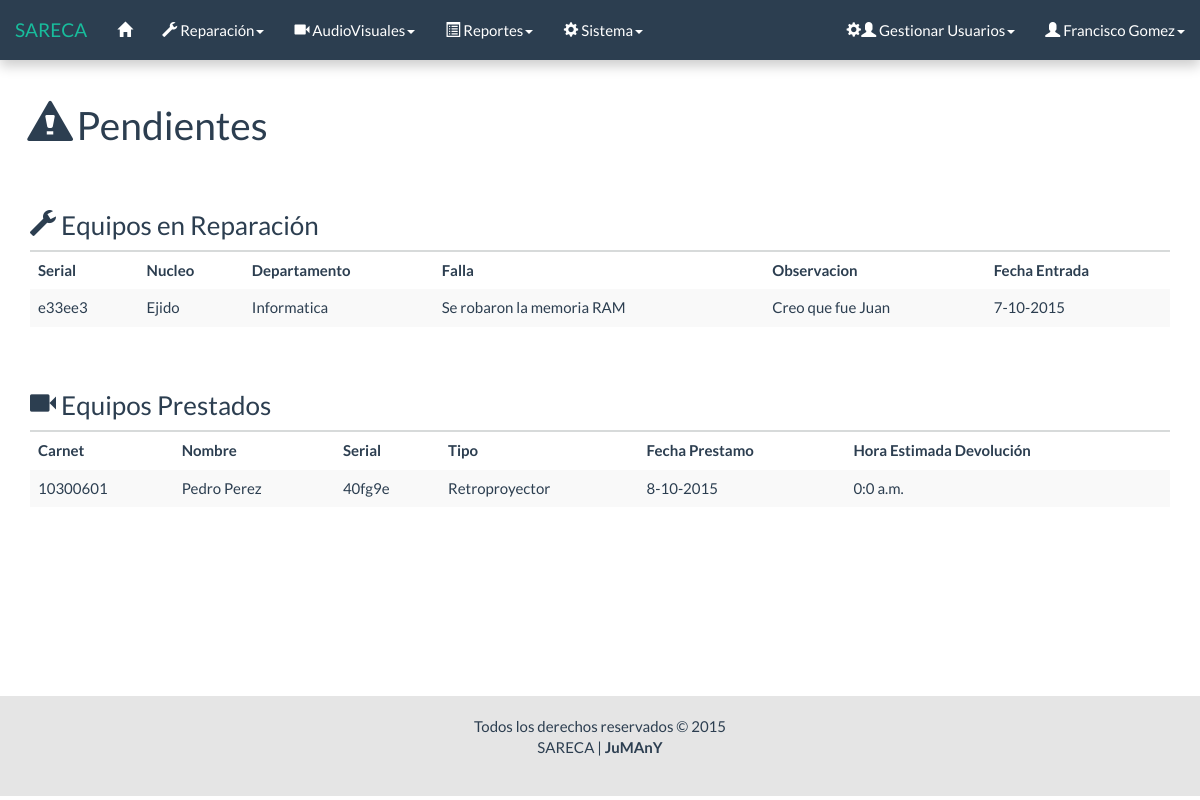
/html/inicio.php (signed in), run on the app's committed database.
### tables this page shows
CREATE TABLE `reparacion` (
  `Id` int(11) NOT NULL AUTO_INCREMENT,
  `Serial_equipo` varchar(11) NOT NULL,
  `Nucleo` varchar(50) NOT NULL,
  `Departamento` varchar(50) NOT NULL,
  `falla` varchar(50) NOT NULL,
  `Estado` int(1) NOT NULL,
  `observacion` varchar(50) NOT NULL,
  `Fecha_entrada` date NOT NULL,
  `resultado` int(1) NOT NULL,
  `observacion_reaparacion` varchar(200) NOT NULL,
  `Fecha_salida` date NOT NULL,
  `responsable` varchar(50) NOT NULL,
  PRIMARY KEY (`Id`),
  KEY `Serial_equipo` (`Serial_equipo`),
  KEY `responsable` (`responsable`),
  CONSTRAINT `reparacion_ibfk_1` FOREIGN KEY (`responsable`) REFERENCES `usuario` (`Id`) ON UPDATE CASCADE
);

CREATE TABLE `prestamo` (
  `Id` int(11) NOT NULL AUTO_INCREMENT,
  `Serial_equipo` varchar(11) NOT NULL,
  `Fecha_prestamo` date NOT NULL,
  `hora_prestamo` time NOT NULL,
  `hora_estimada_devolucion` time NOT NULL,
  `Id_usuario_prestador` varchar(50) NOT NULL,
  `Carnet` int(9) NOT NULL,
  `carrera` varchar(100) NOT NULL,
  `Estado` int(1) NOT NULL,
  `observacion_prestamo` varchar(100) NOT NULL,
  PRIMARY KEY (`Id`),
  KEY `Id_usuario` (`Id_usuario_prestador`),
  KEY `Carnet` (`Carnet`),
  KEY `Serial_equipo` (`Serial_equipo`),
  CONSTRAINT `prestamo_ibfk_3` FOREIGN KEY (`Id_usuario_prestador`) REFERENCES `usuario` (`Id`) ON UPDATE CASCADE,
  CONSTRAINT `prestamo_ibfk_4` FOREIGN KEY (`Carnet`) REFERENCES `persona` (`Carnet`) ON UPDATE CASCADE,
  CONSTRAINT `prestamo_ibfk_5` FOREIGN KEY (`Serial_equipo`) REFERENCES `equipo_audiovisual` (`Serial`) ON UPDATE CASCADE
);

CREATE TABLE `persona` (
  `Carnet` int(9) NOT NULL,
  `Cedula` int(8) NOT NULL,
  `Nombre` varchar(30) NOT NULL,
  `Cargo` varchar(20) NOT NULL,
  PRIMARY KEY (`Carnet`),
  KEY `Cedula` (`Cedula`)
);

CREATE TABLE `equipo_audiovisual` (
  `Serial` varchar(11) NOT NULL,
  `tipo` int(1) NOT NULL,
  `numero` tinyint(4) NOT NULL,
  `rbn` varchar(20) NOT NULL,
  `modelo` varchar(20) NOT NULL,
  `marca` varchar(30) NOT NULL,
  `inf_adic` varchar(50) NOT NULL,
  `Estado` int(1) NOT NULL,
  PRIMARY KEY (`Serial`)
);

### html/inicio/inicio_rep.php (the view, shortened to what this page needs)
<?php
	require('../php/conexion/conexion.php');
	$sql = "SELECT * FROM reparacion WHERE Estado = 1";
	$res = $conectar->query($sql);
	if ($res->num_rows == 0) {
?>
		<div class="row">
			<div class="col-lg-12">
				<h3><span class="glyphicon glyphicon-wrench"></span> Equipos en Reparación</h3>
				<div class="alert alert-dismissible alert-info">
					<strong>No hay equipos en reparación.</strong>
				</div>
			</div>
		</div>
<?php
	} else {
?>
		<div class="row">
			<div class="col-lg-12">
				<h3><span class="glyphicon glyphicon-wrench"></span> Equipos en Reparación</h3>
				<table id="" class="table table-striped table-hover pendientes">
					<thead>
						<tr>
							<th>Serial</th>
							<th>Nucleo</th>
							<th>Departamento</th>
							<th>Falla</th>
							<th>Observacion</th>
							<th>Fecha Entrada</th>
						</tr>
					</thead>
					<tbody>
						<?php
						while ($fila = $res->fetch_object()) {
							list($a,$m,$d) = explode('-',$fila->Fecha_entrada);
							printf('
								<tr>
									<td>%s</td>
									<td>%s</td>
									<td>%s</td>
									<td>%s</td>
									<td>%s</td>
									<td>%d-%d-%d</td>
								</tr>',
								$fila->Serial_equipo,
								$fila->Nucleo,
								$fila->Departamento,
								$fila->falla,
								$fila->observacion,
								$d,
								$m,
								$a
							);
						}
						?>
					</tbody>
				</table>
			</div>
		</div>
<?php
	}
?>

### html/inicio/inicio_pres.php (shortened to what this page needs)
<?php
	require('../php/conexion/conexion.php');
	$sql = "SELECT *
			FROM equipo_audiovisual
			JOIN prestamo ON equipo_audiovisual.Serial = prestamo.Serial_equipo
			JOIN persona ON prestamo.Carnet = persona.Carnet
			WHERE equipo_audiovisual.Estado = 2
			AND prestamo.Estado = 2";
	$res = $conectar->query($sql);
	if ($res->num_rows == 0) {
?>
		<div class="row">
			<div class="col-lg-12">
				<h3><span class="glyphicon glyphicon-facetime-video"></span> Equipos Prestados</h3>
				<div class="alert alert-dismissible alert-info">
					<strong>No hay equipos AudioVisuales en préstamo.</strong>
				</div>
			</div>
		</div>
<?php
	} else {
?>
		<div class="row">
			<div class="col-lg-12">
				<h3><span class="glyphicon glyphicon-facetime-video"></span> Equipos Prestados</h3>
				<table id="" class="table table-striped table-hover pendientes">
					<thead>
						<tr>
							<th>Carnet</th>
							<th>Nombre</th>
							<th>Serial</th>
							<th>Tipo</th>
							<th>Fecha Prestamo</th>
							<th>Hora Estimada Devolución</th>
						</tr>
					</thead>
					<tbody>
						<?php
						while ($fila = $res->fetch_object()) {
							$tipo = ($fila->tipo == 1) ? 'VideoBeam' : 'Retroproyector';
							list($a,$m,$d) = explode('-',$fila->Fecha_prestamo);
							list($hh,$mm,) = explode(':',$fila->hora_estimada_devolucion);
							$r = $hh - 12;
							if ($r > 0) {
								$hh = $r;
								$periodo_meridiano = 'p.m.';
							} elseif ($r == 0) {
								$periodo_meridiano = 'p.m.';
							} else {
								$periodo_meridiano = 'a.m.';
							}
							printf('
								<tr class="tr_con">
									<td>%d</td>
									<td>%s</td>
									<td>%s</td>
									<td>%s</td>
									<td>%d-%d-%d</td>
									<td>%d:%d %s</td>
								</tr>',
								$fila->Carnet,
								$fila->Nombre,
								$fila->Serial_equipo,
								$tipo,
								$d,
								$m,
								$a,
								$hh,
								$mm,
								$periodo_meridiano
							);
						}
						?>
					</tbody>
				</table>
			</div>
		</div>
<?php
	}
?>

### css/general.css (style rules this page uses)
html, body { height: 100%; }

### data on the page
reparacion: Serial_equipo "e33ee3", Nucleo "Ejido", Departamento "Informatica", falla "Se robaron la memoria RAM", observacion "Creo que fue Juan", d "7", m "10", a "2015"
prestamo: Carnet.Carnet "10300601", Carnet.Nombre "Pedro Perez", Serial_equipo "40fg9e", Serial_equipo.tipo "Retroproyector", d "8", m "10", a "2015", periodo_meridiano "a.m."

### other printed values
$_SESSION['nombre'] "Francisco Gomez"
